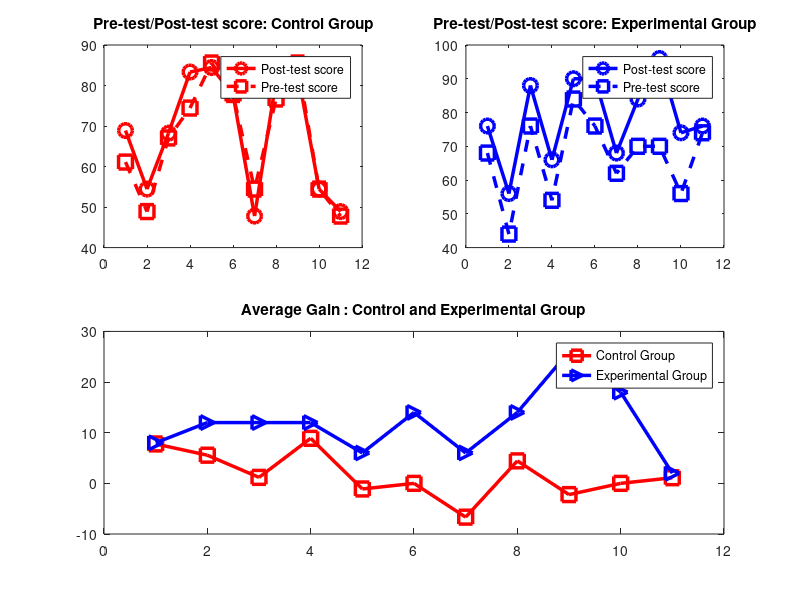
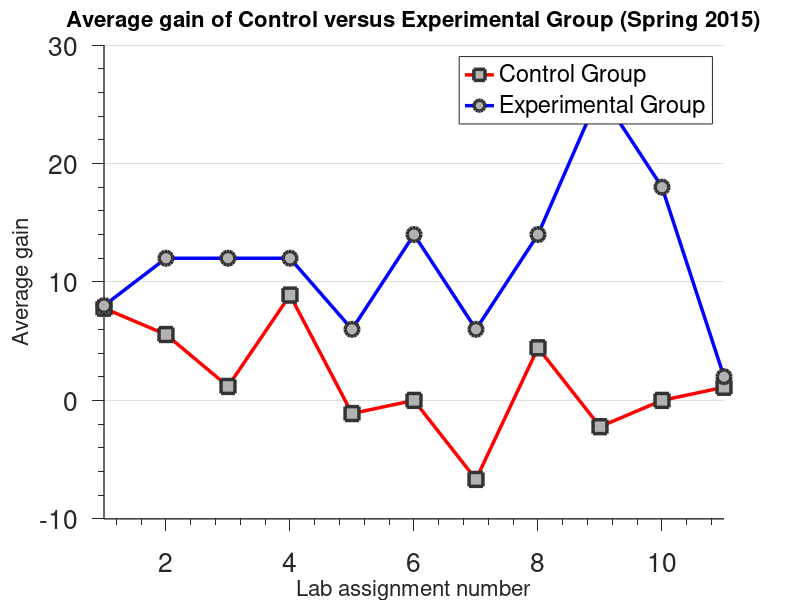

Source code (MATLAB) for these figures, in order:

x = 1:1:11;
y_control_pre  = [61.11 48.89 67.06 74.44 85.56 77.78 54.44 76.67 85.56 54.44 47.78];
y_control_post = [68.89 54.44 68.24 83.33 84.44 77.78 47.78 81.11 83.33 54.44 48.89];
y_expt_pre     = [68.00 44.00 76.00 54.00 84.00 76.00 62.00 70.00 70.00 56.00 74.00];
y_expt_post    = [76.00 56.00 88.00 66.00 90.00 90.00 68.00 84.00 96.00 74.00 76.00];
y_control_gain = [7.78 5.56 1.18 8.89 -1.11 0.00 -6.67 4.44 -2.22 0.00 1.11];
y_expt_gain    = [8.00 12.00 12.00 12.00 6.00 14.00 6.00 14.00 26.00 18.00 2.00];

figure;
subplot(2,2,1);
plot(x,y_control_post,'-r','Marker','o','MarkerSize',10,'LineWidth',2.5);hold on;
plot(x,y_control_pre,'--r','Marker','s','MarkerSize',10,'LineWidth',2.5);
title('Pre-test/Post-test score: Control Group')
legend('Post-test score', 'Pre-test score');

subplot(2,2,2);
plot(x,y_expt_post,'-b','Marker','o','MarkerSize',10,'LineWidth',2.5);hold on;
plot(x,y_expt_pre,'--b','Marker','s','MarkerSize',10,'LineWidth',2.5);
title('Pre-test/Post-test score: Experimental Group');
legend('Post-test score', 'Pre-test score');

subplot(2,2,[3,4]);
plot(x,y_control_gain,'-r', 'Marker','s','MarkerSize',10,'LineWidth',2.5)
hold on;
plot(x,y_expt_gain,'-b','Marker','>','MarkerSize',10,'LineWidth',2.5);
title('Average Gain : Control and Experimental Group');
legend('Control Group', 'Experimental Group');

%%
figure('Units', 'pixels', ...
    'Position', [100 100 800 600]);
hold on;
h = plot(x,y_control_gain,'rs', x,y_expt_gain,'bo');

set(h                           , ...
  'LineStyle'       , '-'      , ...
  'LineWidth'       , 2.5           , ...
  'MarkerSize'      , 10           , ...
  'MarkerEdgeColor' , [.2 .2 .2]  , ...
  'MarkerFaceColor' , [.7 .7 .7]  );


legend('Control Group', 'Experimental Group');
hTitle =title('Average gain of Control versus Experimental Group (Spring 2015)');
hXLabel = xlabel('Lab assignment number');
hYLabel = ylabel('Average gain');

set( gca                       , ...
    'FontName'   , 'Helvetica', 'FontSize'   , 19 );


set([hTitle,hXLabel, hYLabel]  , ...
    'FontSize'   , 16          );

set(gca, ...
  'xlim'        , [1,11]  , ...
  'Box'         , 'off'     , ...
  'TickDir'     , 'out'     , ...
  'TickLength'  , [.02 .02] , ...
  'XMinorTick'  , 'on'      , ...
  'YMinorTick'  , 'on'      , ...
  'YGrid'       , 'on'      , ...
  'LineWidth'   , 1         );